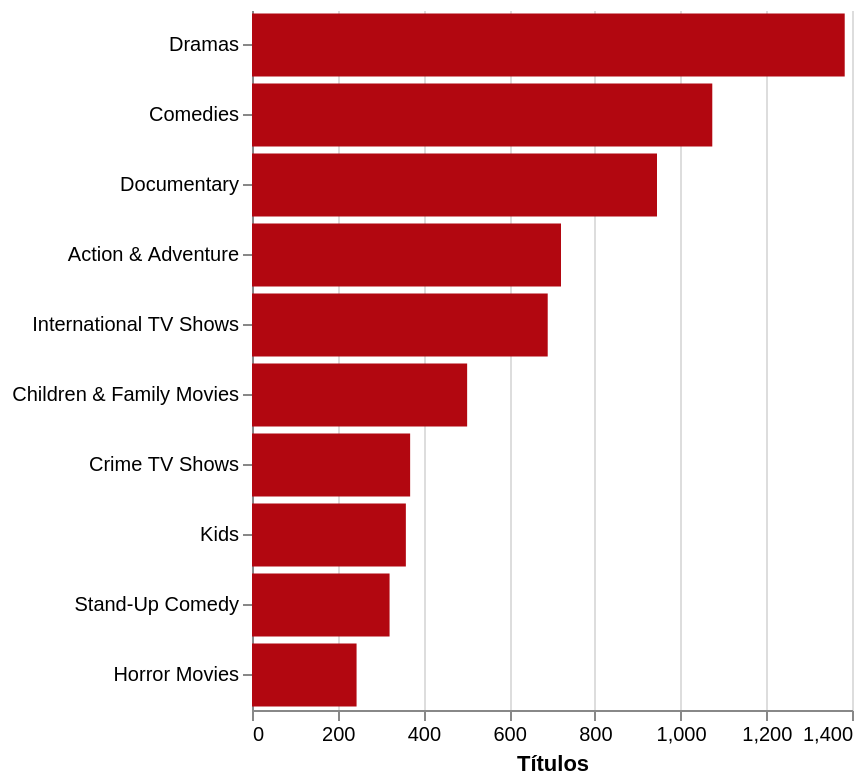

Notebook code cell kept with this figure:
### Markdown cell above
## Visuais prévios

As barras agrupam títulos por gênero. Na aplicação, sua seleção refina os cartões e o gráfico por década. As dez maiores categorias não representam necessariamente toda a base; sem seleção os cartões usam todo o recorte dos filtros gerais. A década descreve lançamentos, não crescimento do catálogo.

### Code cell
category_bar(category_counts(df, 'primary_genre'))

### Figure 1 — Vega-Lite specification as saved in the notebook (floating-point values rounded to 4 significant figures)
{"config": {"view": {"continuousWidth": 300, "continuousHeight": 300, "stroke": null}}, "data": {"name": "data-71486ebcc3bac915eb0e811b297f317a"}, "mark": {"type": "bar", "color": "#B20710"}, "encoding": {"opacity": {"condition": [{"param": "categorias", "value": 1}], "value": 0.25}, "tooltip": [{"field": "categoria", "title": "Categoria", "type": "nominal"}, {"field": "titulos", "title": "Títulos", "type": "quantitative"}], "x": {"field": "titulos", "title": "Títulos", "type": "quantitative"}, "y": {"axis": {"labelLimit": 230}, "field": "categoria", "sort": "-x", "title": null, "type": "nominal"}}, "height": 350, "params": [{"name": "categorias", "select": {"type": "point", "clear": "dblclick", "fields": ["categoria"]}}], "$schema": "https://vega.github.io/schema/vega-lite/v6.4.1.json", "datasets": {"data-71486ebcc3bac915eb0e811b297f317a": [{"categoria": "Dramas", "titulos": 1383}, {"categoria": "Comedies", "titulos": 1074}, {"categoria": "Documentary", "titulos": 945}, {"categoria": "Action & Adventure", "titulos": 721}, {"categoria": "International TV Shows", "titulos": 690}, {"categoria": "Children & Family Movies", "titulos": 502}, {"categoria": "Crime TV Shows", "titulos": 369}, {"categoria": "Kids", "titulos": 359}, {"categoria": "Stand-Up Comedy", "titulos": 321}, {"categoria": "Horror Movies", "titulos": 244}]}}
